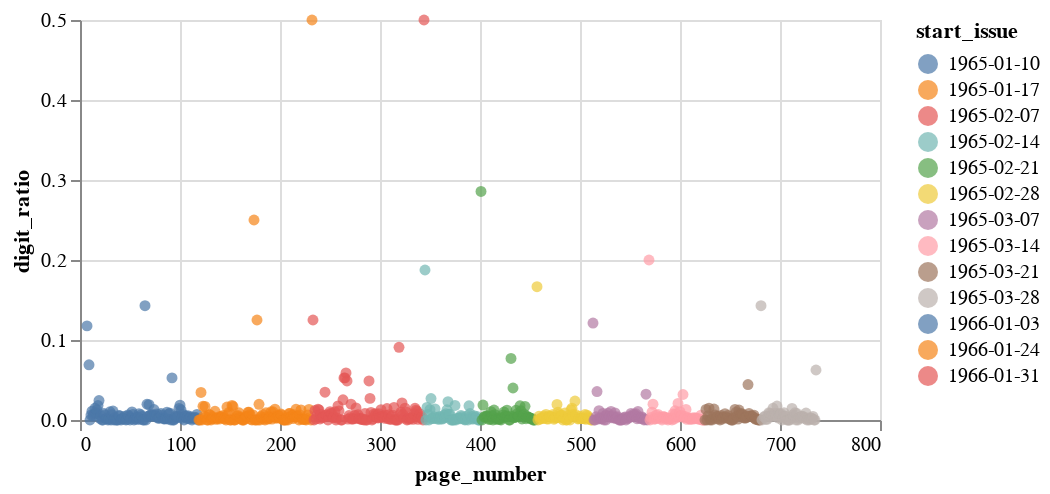

Source (notebook cell):
### Code cell
alt.Chart(distribution_df).mark_circle().encode(
	x='page_number',
	y='digit_ratio',
	color='start_issue:N',
	tooltip=['page_number', 'digit_ratio', 'start_issue', 'tokens_per_page', 'digits_per_page']
).properties(
	width=400,
	height=200
)

### Figure 1 — Vega-Lite specification as saved in the notebook (floating-point values rounded to 4 significant figures; data arrays with more than 128 entries replaced by an {"elided": "..."} marker saying what was removed)
{"config": {"view": {"continuousWidth": 300, "continuousHeight": 300}}, "data": {"name": "data-599d8eb2f9141d0ad9bfa10d3b78ce92"}, "mark": {"type": "circle"}, "encoding": {"color": {"field": "start_issue", "type": "nominal"}, "tooltip": [{"field": "page_number", "type": "quantitative"}, {"field": "digit_ratio", "type": "quantitative"}, {"field": "start_issue", "type": "nominal"}, {"field": "tokens_per_page", "type": "quantitative"}, {"field": "digits_per_page", "type": "quantitative"}], "x": {"field": "page_number", "type": "quantitative"}, "y": {"field": "digit_ratio", "type": "quantitative"}}, "height": 200, "width": 400, "$schema": "https://vega.github.io/schema/vega-lite/v5.8.0.json", "datasets": {"data-599d8eb2f9141d0ad9bfa10d3b78ce92": {"elided": "722 records"}}}
